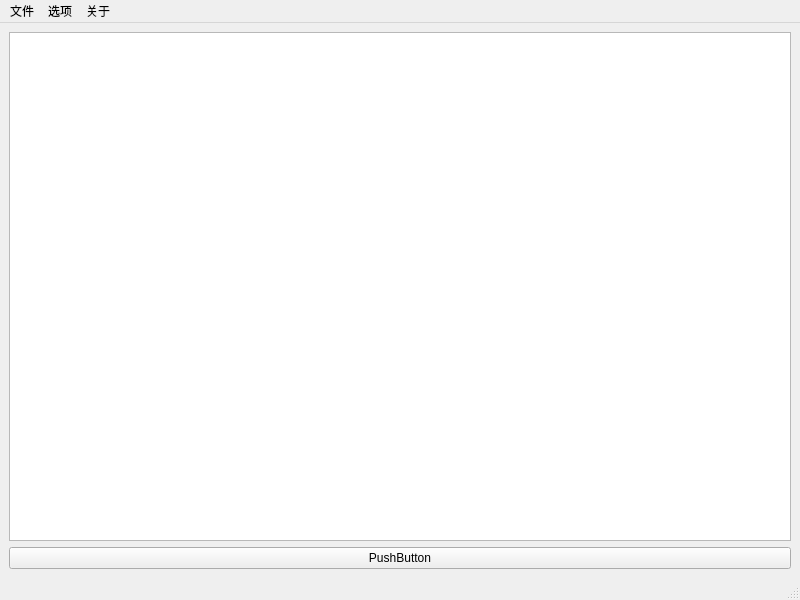
<?xml version="1.0" encoding="UTF-8"?>
<ui version="4.0">
 <class>MainWindow</class>
 <widget class="QMainWindow" name="MainWindow">
  <property name="geometry">
   <rect>
    <x>0</x>
    <y>0</y>
    <width>800</width>
    <height>600</height>
   </rect>
  </property>
  <property name="windowTitle">
   <string>MainWindow</string>
  </property>
  <widget class="QWidget" name="centralwidget">
   <layout class="QVBoxLayout" name="verticalLayout">
    <item>
     <widget class="QTableView" name="tableView"/>
    </item>
    <item>
     <widget class="QPushButton" name="pushButton">
      <property name="text">
       <string>PushButton</string>
      </property>
     </widget>
    </item>
   </layout>
  </widget>
  <widget class="QMenuBar" name="menubar">
   <property name="geometry">
    <rect>
     <x>0</x>
     <y>0</y>
     <width>800</width>
     <height>29</height>
    </rect>
   </property>
   <widget class="QMenu" name="menu">
    <property name="title">
     <string>文件</string>
    </property>
    <addaction name="action"/>
    <addaction name="action_2"/>
    <addaction name="action_3"/>
   </widget>
   <widget class="QMenu" name="menu_2">
    <property name="title">
     <string>选项</string>
    </property>
   </widget>
   <widget class="QMenu" name="menu_3">
    <property name="title">
     <string>关于</string>
    </property>
   </widget>
   <addaction name="menu"/>
   <addaction name="menu_2"/>
   <addaction name="menu_3"/>
  </widget>
  <widget class="QStatusBar" name="statusBar"/>
  <action name="action">
   <property name="text">
    <string>打开</string>
   </property>
  </action>
  <action name="action_2">
   <property name="text">
    <string>从剪切板导入</string>
   </property>
  </action>
  <action name="action_3">
   <property name="text">
    <string>从图像导入</string>
   </property>
  </action>
 </widget>
 <resources/>
 <connections/>
</ui>
